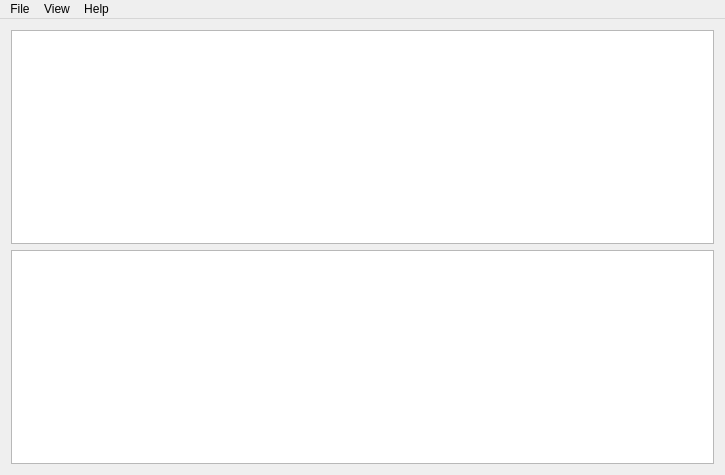
<?xml version="1.0" encoding="UTF-8"?>
<ui version="4.0">
 <class>MainWindow</class>
 <widget class="QMainWindow" name="MainWindow">
  <property name="geometry">
   <rect>
    <x>0</x>
    <y>0</y>
    <width>725</width>
    <height>475</height>
   </rect>
  </property>
  <property name="sizePolicy">
   <sizepolicy hsizetype="Expanding" vsizetype="Expanding">
    <horstretch>0</horstretch>
    <verstretch>0</verstretch>
   </sizepolicy>
  </property>
  <property name="minimumSize">
   <size>
    <width>512</width>
    <height>300</height>
   </size>
  </property>
  <property name="windowTitle">
   <string>Depth to Water for Water4</string>
  </property>
  <widget class="QWidget" name="centralWidget">
   <property name="sizePolicy">
    <sizepolicy hsizetype="Expanding" vsizetype="Expanding">
     <horstretch>0</horstretch>
     <verstretch>0</verstretch>
    </sizepolicy>
   </property>
   <property name="font">
    <font>
     <weight>75</weight>
     <bold>true</bold>
    </font>
   </property>
   <layout class="QGridLayout" name="gridLayout">
    <item row="0" column="0">
     <layout class="QVBoxLayout" name="verticalLayout">
      <item>
       <widget class="QGraphicsView" name="graphicsView"/>
      </item>
      <item>
       <widget class="QGraphicsView" name="graphicsView_2"/>
      </item>
     </layout>
    </item>
   </layout>
  </widget>
  <widget class="QMenuBar" name="menuBar">
   <property name="geometry">
    <rect>
     <x>0</x>
     <y>0</y>
     <width>725</width>
     <height>22</height>
    </rect>
   </property>
   <property name="sizePolicy">
    <sizepolicy hsizetype="Expanding" vsizetype="Minimum">
     <horstretch>0</horstretch>
     <verstretch>0</verstretch>
    </sizepolicy>
   </property>
   <widget class="QMenu" name="menuFile">
    <property name="title">
     <string>File</string>
    </property>
    <addaction name="actionNew"/>
    <addaction name="separator"/>
    <addaction name="actionSave_as_CSV"/>
    <addaction name="separator"/>
    <addaction name="actionSave_table_as_csv"/>
    <addaction name="actionSave_plot_as_png"/>
    <addaction name="separator"/>
    <addaction name="actionExit_2"/>
   </widget>
   <widget class="QMenu" name="menuView">
    <property name="title">
     <string>View</string>
    </property>
    <addaction name="actionOne_Window"/>
    <addaction name="actionMulti_Windows"/>
   </widget>
   <widget class="QMenu" name="menuHelp">
    <property name="title">
     <string>Help</string>
    </property>
    <addaction name="actionWebsite"/>
    <addaction name="actionAbout"/>
   </widget>
   <addaction name="menuFile"/>
   <addaction name="menuView"/>
   <addaction name="menuHelp"/>
  </widget>
  <action name="actionFiles">
   <property name="text">
    <string>Files</string>
   </property>
  </action>
  <action name="actionNew">
   <property name="checkable">
    <bool>true</bool>
   </property>
   <property name="checked">
    <bool>true</bool>
   </property>
   <property name="text">
    <string>New</string>
   </property>
  </action>
  <action name="actionSave">
   <property name="text">
    <string>Save</string>
   </property>
  </action>
  <action name="actionExit">
   <property name="text">
    <string>Exit</string>
   </property>
  </action>
  <action name="actionOne_Window">
   <property name="text">
    <string>One Window</string>
   </property>
  </action>
  <action name="actionMulti_Windows">
   <property name="text">
    <string>Multi Windows</string>
   </property>
  </action>
  <action name="actionWebsite">
   <property name="text">
    <string>Website</string>
   </property>
  </action>
  <action name="actionAbout">
   <property name="text">
    <string>About</string>
   </property>
  </action>
  <action name="actionSave_as_CSV">
   <property name="text">
    <string>Save project</string>
   </property>
  </action>
  <action name="actionSave_as_docx">
   <property name="text">
    <string>Save table as .csv</string>
   </property>
  </action>
  <action name="actionSave_table_as_csv">
   <property name="text">
    <string>Save table as .csv</string>
   </property>
  </action>
  <action name="actionSave_table_as_xlsx">
   <property name="text">
    <string>Save table as .xlsx</string>
   </property>
  </action>
  <action name="actionSave_plot_as_png">
   <property name="text">
    <string>Save plot as .png</string>
   </property>
  </action>
  <action name="actionExit_2">
   <property name="text">
    <string>Exit</string>
   </property>
  </action>
 </widget>
 <layoutdefault spacing="6" margin="11"/>
 <resources/>
 <connections/>
</ui>
